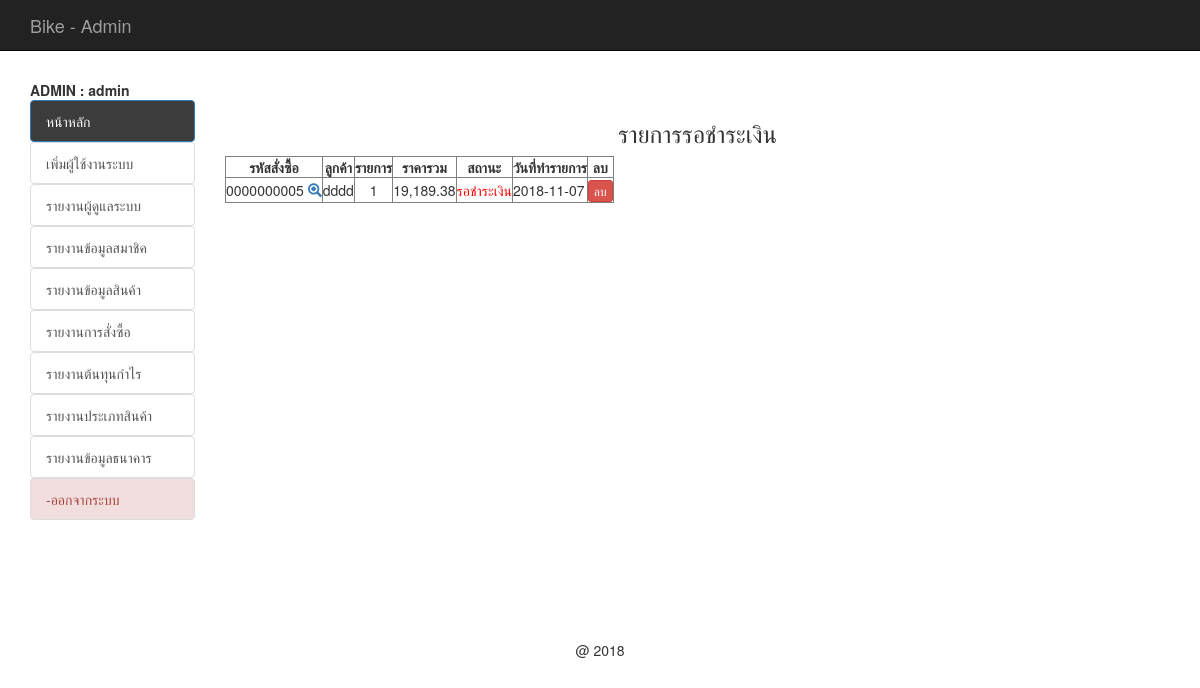
The app's page /backend/index.php?act=show-new (signed in), older data.
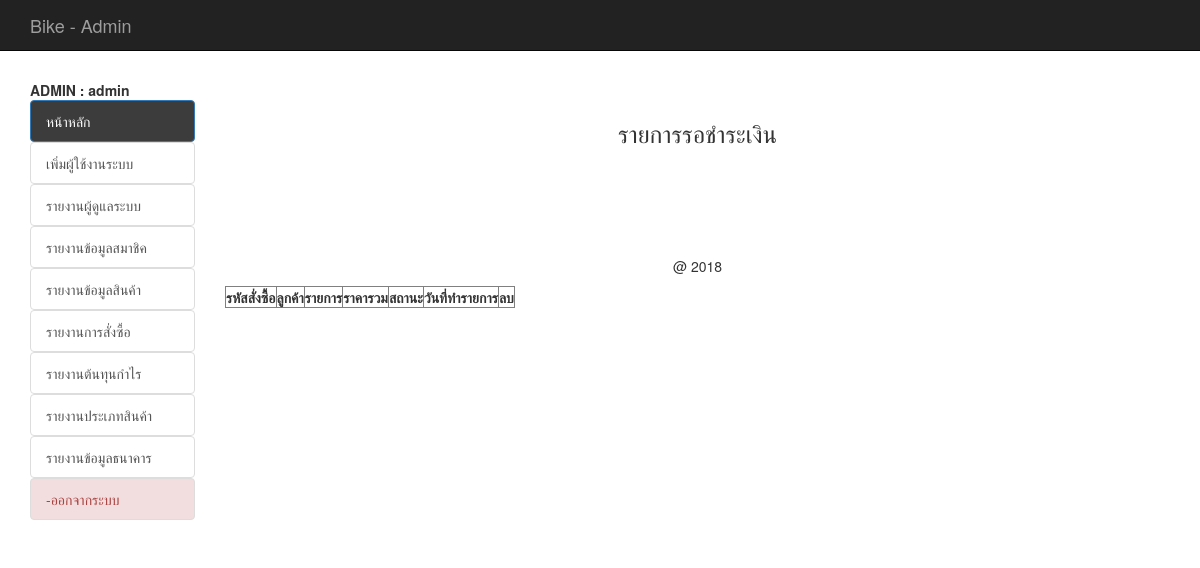
The same page, newer data.
### tables this page shows
CREATE TABLE `tbl_order` (
  `order_id` int(10) UNSIGNED ZEROFILL NOT NULL,
  `mem_id` int(11) NOT NULL,
  `name` varchar(100) NOT NULL,
  `address` varchar(500) NOT NULL,
  `email` varchar(100) NOT NULL,
  `phone` varchar(10) NOT NULL,
  `order_status` int(1) NOT NULL,
  `pay_slip` varchar(200) DEFAULT NULL,
  `b_name` varchar(100) DEFAULT NULL,
  `b_number` varchar(200) DEFAULT NULL,
  `pay_date` date DEFAULT NULL,
  `pay_amount` float(10,2) DEFAULT NULL,
  `postcode` varchar(30) DEFAULT NULL,
  `order_date` date NOT NULL
);

### backend/mm.php (called while the page is built, shortened)
<?php
if (!function_exists("GetSQLValueString")) {
function GetSQLValueString($theValue, $theType, $theDefinedValue = "", $theNotDefinedValue = "")
{
  $theValue = function_exists("mysql_real_escape_string") ? mysql_real_escape_string($theValue) : mysql_escape_string($theValue);
  switch ($theType) {
    case "text":
      $theValue = ($theValue != "") ? "'" . $theValue . "'" : "NULL";
      break;
    case "long":
    case "int":
      $theValue = ($theValue != "") ? intval($theValue) : "NULL";
      break;
  }
  return $theValue;
}
}
?>

### backend/show_new_cart.php (the view, shortened to what this page needs)
<?php require_once('../Connections/condb.php'); ?>
<?php
$query_mycart = sprintf("SELECT o.order_id as oid, o.mem_id, o.order_status, o.order_date, o.name , d.order_id , count(d.order_id) as coid , SUM(d.total) as ctotal FROM tbl_order as o, tbl_order_detail as d WHERE o.order_id = d.order_id AND o.order_status = 1 GROUP BY o.order_id ORDER BY o.order_id DESC " , GetSQLValueString($colname_mycart , "int"));
$mycart = mysql_query($query_mycart , $condb) or die(mysql_error());
$row_mycart = mysql_fetch_assoc($mycart);
$totalRows_mycart = mysql_num_rows($mycart);
?>
<h3 align="center">รายการรอชำระเงิน</h3>
<table id="example" class="display" cellspacing="0" border="1">
	<thead>
		<tr>
			<th>รหัสสั่งซื้อ</th>
			<th>ลูกค้า</th>
			<th>รายการ</th>
			<th>ราคารวม</th>
			<th>สถานะ</th>
			<th>วันที่ทำรายการ</th>
			<th> <center> ลบ </center></th>
		</tr>
	</thead>
	<?php if ($totalRows_mycart > 0) { ?>
		<?php do { ?>
			<tr>
				<td>
					<?php echo $row_mycart['oid'];?>
					<span id="hp">
						<a href="index.php?order_id=<?php echo $row_mycart['oid'];?>&act=show-order">
							<span class="glyphicon glyphicon-zoom-in"></span>
						</a>
					</span>
				</td>
				<td align="center" >
					<?php echo $row_mycart['name'];?>
				</td>
				<td align="center" >
					<?php echo $row_mycart['coid'];?>
				</td>
				<td align="center">
					<?php echo number_format($row_mycart['ctotal'],2);?>
				</td>
				<td align="center" >
					<font color="red">
						<?php $status = $row_mycart['order_status'];
						include('status.php');
						?>
					</font>
				</td>
				<td > <?php echo $row_mycart['order_date'];?></td>
				<td><center>
					<a href="del_order.php?order_id=<?php echo $row_mycart['oid'];?>&order_status=5" class="btn btn-danger btn-xs" onClick="return confirm('ยืนยันการลบ');">
					ลบ </a></center>
				</td>
				</tr>
			<?php } while ($row_mycart = mysql_fetch_assoc($mycart)); ?>
		</table>
		<?php
	}
	?>

### backend/status.php
<?php
if ($status == 1) {
	echo "<font color='red'>";
	echo "รอชำระเงิน";
	echo "</font>";
}elseif ($status == 4) {
	echo "<font color='green'>";
	echo "ชำระเงินแล้ว";
	echo "</font>";
}elseif ($status == 3) {
	echo "<font color='blue'>";
	echo "ส่งของแล้ว";
	echo "</font>";
}elseif ($status == 2) {
	echo "<font color='#E7AE0A'>";
	echo "รอตรวจสอบ";
	echo "</font>";
}elseif ($status == 5) {
	echo "<font color='#F54823'>";
	echo "ยกเลิกคำสั่งซื้อ";
	echo "</font>";
}
?>

Row changes from the older to the newer data that the page shows:
no longer on this page (row edited): tbl_order: order_id "0000000005", name "dddd", coid "1", ctotal "19,189.38", order_status "รอชำระเงิน", order_date "2018-11-07"
